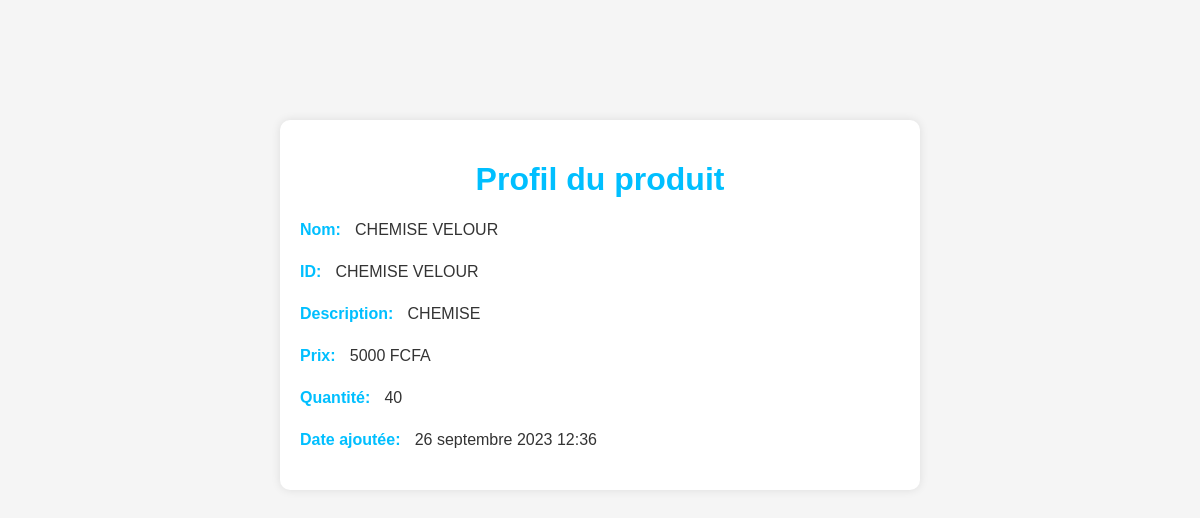
Page /produit/CHEMISE VELOUR/ (signed in) on the committed database.
### Gestion/models.py (models this page shows, shortened)
class Produit(models.Model):
    Name = models.CharField(max_length=15)
    Description = models.TextField()
    Prix = models.IntegerField(default=8500)
    Quantite = models.IntegerField(default=0)
    Id = models.CharField(max_length=30, primary_key=True)
    Image = models.ImageField(upload_to= 'media', blank=True)
    date_added = models.DateTimeField(auto_now=True)
    class meta:
        ordering = ['-date_added']
        verbose_name = ("Produit")
        verbose_name_plurial = ("Produits")

### Gestion/views.py (the view)
# urls.py: path('produit/<str:produit_id>/', profil_produit, name='profil_produit'),
@login_required(login_url='login')
def profil_produit(request, produit_id):
    if (request.method=="GET"):
        produit = get_object_or_404(Produit, Id=produit_id)
        return render(request, 'gestion/profil_produit.html', {'produit': produit})

### Gestion/templates/gestion/profil_produit.html (shortened to what this page needs)
<!DOCTYPE html>
<html>
<head>
</head>
<body>
    <div class="product-container">
        <h1>Profil du produit</h1>
        <div class="product-info">
            <label>Nom:</label>
            <span>{{ produit.Name }}</span>
        </div>
        <div class="product-info">
            <label>ID:</label>
            <span>{{ produit.Id }}</span>
        </div>
        <div class="product-info">
            <label>Description:</label>
            <span>{{ produit.Description }}</span>
        </div>
        <div class="product-info">
            <label>Prix:</label>
            <span>{{ produit.Prix }} FCFA</span>
        </div>
        <div class="product-info">
            <label>Quantité:</label>
            <span>{{ produit.Quantite }}</span>
        </div>
        <div class="product-info">
            <label>Date ajoutée:</label>
            <span>{{ produit.date_added }}</span>
        </div>
    </div>
</body>
</html>

### Gestion/templates/gestion/profil_produit.html (style rules this page uses)
body { font-family: "Segoe UI", Arial, sans-serif; background-color: #f5f5f5; margin: 0; padding: 20px; }
h1 { text-align: center; margin-bottom: 20px; color: #00bfff; font-family: "Arial", sans-serif; }
.product-container { max-width: 600px; margin: 0 auto; background-color: #fff; box-shadow: 0 0 10px rgba(0, 0, 0, 0.1); padding: 20px; border-radius: 10px; margin-top: 100px; }
.product-info { margin-bottom: 20px; }
.product-info label { font-weight: bold; color: #00bfff; font-family: "Arial", sans-serif; }
.product-info span { display: inline-block; margin-left: 10px; color: #333; font-family: "Arial", sans-serif; }

### rows in the picture
Produit: Name "CHEMISE VELOUR", Id "CHEMISE VELOUR", Description "CHEMISE", Prix "5000", Quantite "40", date_added "26 septembre 2023 12:36"
